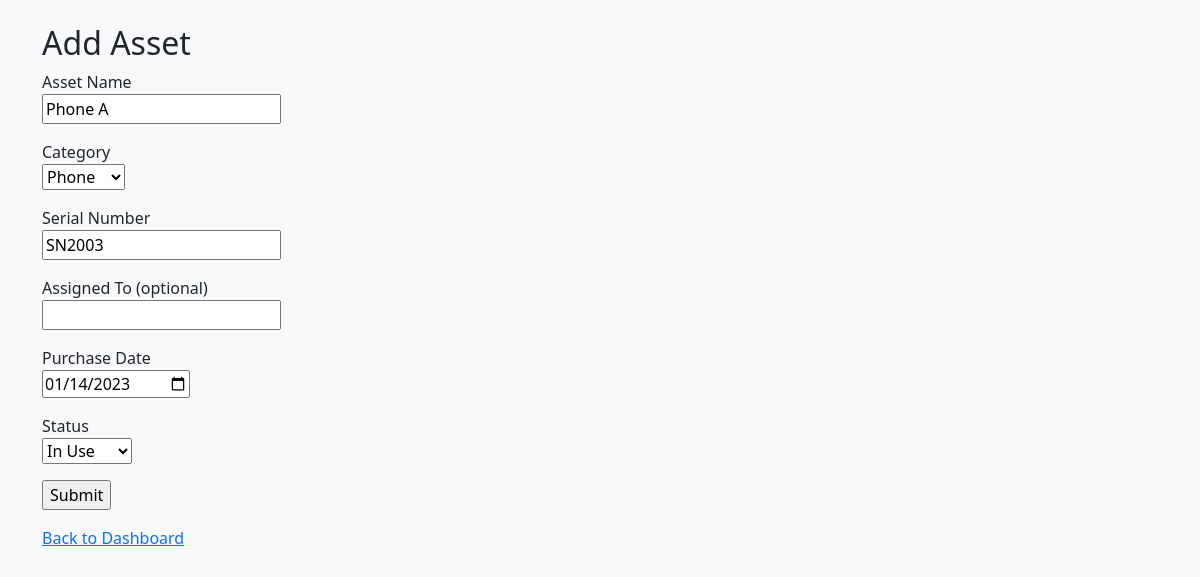
Before: /assets/edit/3 (signed in) with the older database file.
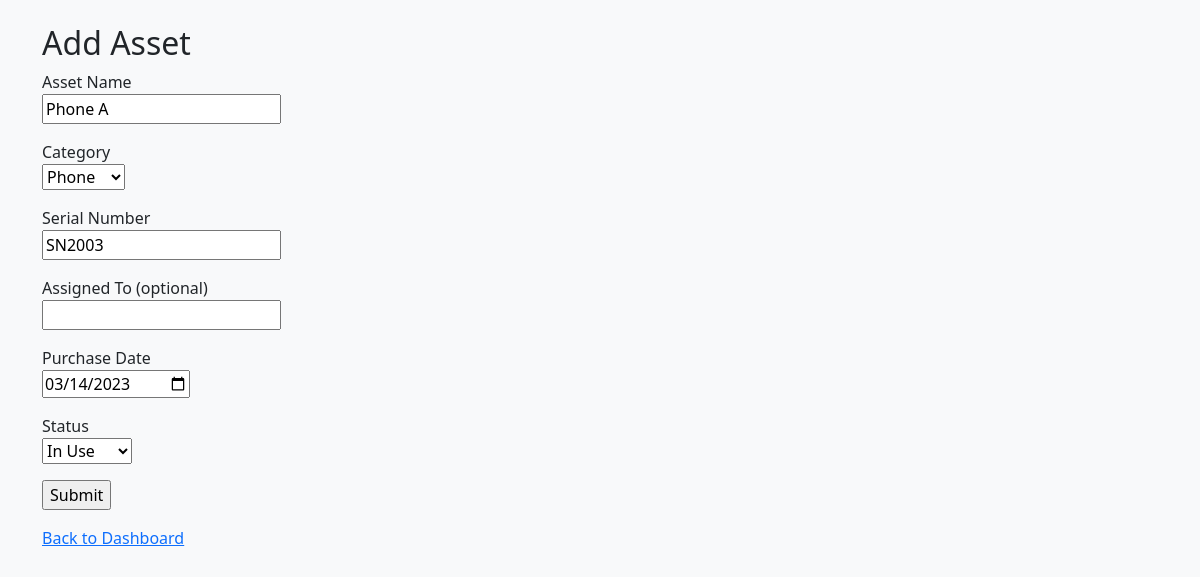
After: the same page with the newer database file.
### models.py (models this page shows)
class Asset(db.Model):
    id = db.Column(db.Integer, primary_key=True)
    name = db.Column(db.String(100), nullable=False)
    category = db.Column(db.String(50), nullable=False)
    serial_number = db.Column(db.String(100), unique=True, nullable=False)
    assigned_to_id = db.Column(db.Integer, db.ForeignKey('user.id'))
    assigned_user = db.relationship('User', backref='assets')
    purchase_date = db.Column(db.Date)
    status = db.Column(db.String(50), default="Available")

### app.py (the view)
@app.route('/assets/edit/<int:asset_id>', methods=['GET', 'POST'])
def edit_asset(asset_id):
    if 'username' not in session:
        return redirect(url_for('login'))
    asset = Asset.query.get_or_404(asset_id)
    if session['role'] != 'admin' and (
        not asset.assigned_user or asset.assigned_user.username != session['username']
    ):
        flash("You can only edit assets assigned to you.", "danger")
        return redirect(url_for('dashboard'))
    form = AssetForm(obj=asset)
    if form.validate_on_submit():
        form.populate_obj(asset)
        db.session.commit()
        flash('Asset updated!', 'success')
        return redirect(url_for('dashboard'))
    elif form.errors:
        print("Form errors:", form.errors)
    return render_template('add_asset.html', form=form)

### forms.py
class AssetForm(FlaskForm):
    name = StringField('Asset Name', validators=[DataRequired()])
    category = SelectField('Category', choices=[
        ('Laptop', 'Laptop'),
        ('Monitor', 'Monitor'),
        ('Phone', 'Phone'),
        ('Other', 'Other')
    ], validators=[DataRequired()])
    serial_number = StringField('Serial Number', validators=[DataRequired()])
    assigned_to = StringField('Assigned To (optional)')
    purchase_date = DateField(
        'Purchase Date',
        format='%Y-%m-%d',
        render_kw={"type": "date"}
    )
    status = SelectField('Status', choices=[
        ('Available', 'Available'),
        ('In Use', 'In Use'),
        ('Faulty', 'Faulty'),
        ('Retired', 'Retired')
    ], validators=[DataRequired()])
    submit = SubmitField('Submit')

### templates/add_asset.html (shortened to what this page needs)
{% extends "base.html" %}
{% block content %}
<h2>Add Asset</h2>
<form method="POST">
    <p>{{ form.name.label }}<br>{{ form.name }}</p>
    <p>{{ form.category.label }}<br>{{ form.category }}</p>
    <p>{{ form.serial_number.label }}<br>{{ form.serial_number }}</p>
    <p>{{ form.assigned_to.label }}<br>{{ form.assigned_to }}</p>
    <p>{{ form.purchase_date.label }}<br>{{ form.purchase_date }}</p>
    <p>{{ form.status.label }}<br>{{ form.status }}</p>
    <p>{{ form.submit }}</p>
</form>
<a href="{{ url_for('dashboard') }}">Back to Dashboard</a>
{% endblock %}

Changed rows visible on the page:
changed Asset "Phone A": purchase_date "01/14/2023" → "03/14/2023"
